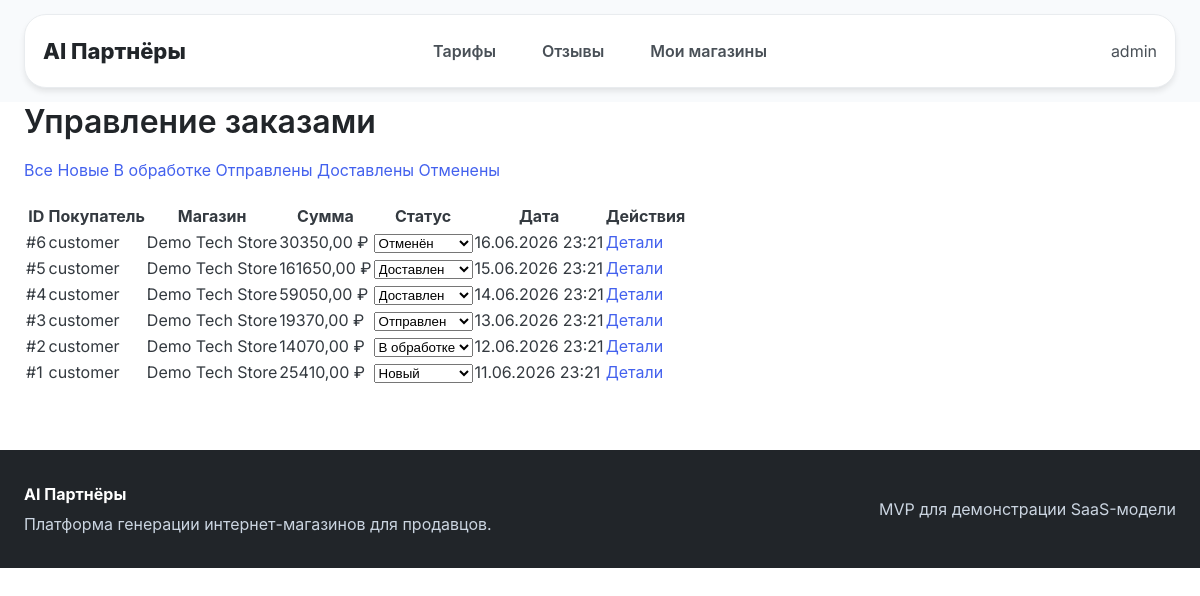
The page /platform-admin/orders/ (signed in) on the database its author committed.
### shops/models.py (models this page shows, shortened)
class Order(models.Model):
    STATUS_CHOICES = [
        ('new', 'Новый'),
        ('processing', 'В обработке'),
        ('shipped', 'Отправлен'),
        ('delivered', 'Доставлен'),
        ('cancelled', 'Отменён'),
    ]
    user = models.ForeignKey(User, on_delete=models.CASCADE, related_name='orders')
    shop = models.ForeignKey(Shop, on_delete=models.CASCADE, related_name='orders')
    created_at = models.DateTimeField(auto_now_add=True)
    updated_at = models.DateTimeField(auto_now=True)
    full_name = models.CharField(max_length=200, verbose_name='ФИО')
    phone = models.CharField(max_length=20, verbose_name='Телефон')
    address = models.TextField(verbose_name='Адрес доставки')
    comment = models.TextField(blank=True, verbose_name='Комментарий')
    status = models.CharField(max_length=20, choices=STATUS_CHOICES, default='new', verbose_name='Статус')
    delivery_service = models.CharField(max_length=50, blank=True, verbose_name='Служба доставки')
    delivery_price = models.DecimalField(max_digits=10, decimal_places=2, default=0, verbose_name='Стоимость доставки')
    customer_city = models.CharField(max_length=100, blank=True, verbose_name='Город клиента')
    total_amount = models.DecimalField(max_digits=10, decimal_places=2, default=0, verbose_name='Общая сумма')
    class Meta:
        verbose_name = 'Заказ'
        verbose_name_plural = 'Заказы'
        ordering = ['-created_at']

class Shop(models.Model):
    owner = models.ForeignKey(User, on_delete=models.CASCADE, related_name='shops')
    name = models.CharField(max_length=100, verbose_name='Название магазина')
    slug = models.SlugField(unique=True, verbose_name='URL-адрес')
    description = models.TextField(blank=True, verbose_name='Описание')
    custom_css = models.TextField(blank=True, null=True, verbose_name='Кастомный CSS')
    template_key = models.CharField(max_length=40, default='modern', verbose_name='Базовый шаблон')
    is_demo = models.BooleanField(default=False, verbose_name='Демо-магазин')
    assistant_level = models.CharField(max_length=20, default='basic', verbose_name='Уровень ИИ-помощника')
    city = models.CharField(max_length=100, default='Екатеринбург', verbose_name='Город магазина')
    address = models.CharField(max_length=250, blank=True, verbose_name='Адрес магазина')
    hosting_enabled = models.BooleanField(default=False, verbose_name='Хостинг на платформе')
    theme_color = models.CharField(max_length=20, default='#4361ee', verbose_name='Цвет темы')
    delivery_enabled = models.BooleanField(default=True, verbose_name='Доставка включена')
    delivery_price = models.DecimalField(max_digits=10, decimal_places=2, default=0, verbose_name='Стоимость доставки')
    delivery_description = models.TextField(blank=True, default='Доставка рассчитывается при оформлении заказа', verbose_name='Описание доставки')
    payment_enabled = models.BooleanField(default=True, verbose_name='Оплата включена')
    payment_methods = models.CharField(max_length=200, default='Банковская карта, оплата при получении', verbose_name='Способы оплаты')
    created_at = models.DateTimeField(auto_now_add=True, verbose_name='Дата создания')
    class Meta:
        verbose_name = 'Магазин'
        verbose_name_plural = 'Магазины'

### platform_admin/views.py (the view)
# urls.py: path('orders/', views.admin_orders, name='admin_orders'),
@staff_member_required
def admin_orders(request):
    orders = Order.objects.all().order_by('-created_at')
    status = request.GET.get('status', '')
    if status:
        orders = orders.filter(status=status)
    context = {
        'orders': orders,
        'current_status': status,
    }
    return render(request, 'platform_admin/orders.html', context)

### templates/platform_admin/orders.html (shortened to what this page needs)
{% extends 'base.html' %}
{% block content %}
<h1>Управление заказами</h1>
<div style="margin-bottom: 20px;">
    <a href="?status=" class="button">Все</a>
    <a href="?status=new" class="button">Новые</a>
    <a href="?status=processing" class="button">В обработке</a>
    <a href="?status=shipped" class="button">Отправлены</a>
    <a href="?status=delivered" class="button">Доставлены</a>
    <a href="?status=cancelled" class="button">Отменены</a>
</div>
<table>
    <thead>
        <tr>
            <th>ID</th>
            <th>Покупатель</th>
            <th>Магазин</th>
            <th>Сумма</th>
            <th>Статус</th>
            <th>Дата</th>
            <th>Действия</th>
        </tr>
    </thead>
    <tbody>
        {% for order in orders %}
            <tr>
                <td>#{{ order.id }}</td>
                <td>{{ order.user.username }}</td>
                <td>{{ order.shop.name }}</td>
                <td>{{ order.total_amount }} ₽</td>
                <td>
                    <form method="post" action="{% url 'admin_update_order_status' order.id %}" style="display: inline;">
                        <select name="status" onchange="this.form.submit()">
                            <option value="new" {% if order.status == 'new' %}selected{% endif %}>Новый</option>
                            <option value="processing" {% if order.status == 'processing' %}selected{% endif %}>В обработке</option>
                            <option value="shipped" {% if order.status == 'shipped' %}selected{% endif %}>Отправлен</option>
                            <option value="delivered" {% if order.status == 'delivered' %}selected{% endif %}>Доставлен</option>
                            <option value="cancelled" {% if order.status == 'cancelled' %}selected{% endif %}>Отменён</option>
                        </select>
                    </form>
                </td>
                <td>{{ order.created_at|date:"d.m.Y H:i" }}</td>
                <td><a href="{% url 'customer_order_detail' order.shop.slug order.id %}">Детали</a></td>
            </tr>
        {% endfor %}
    </tbody>
</table>
{% endblock %}

### templates/base.html (shortened to what this page needs)
<!DOCTYPE html>
<html lang="ru">
<head>
    <link rel="stylesheet" href="/static/css/amazon-style.css">
</head>
<body>
    {% block platform_header %}
    <header class="platform-header">
        <div class="platform-header-box">
            <div class="platform-brand"><a href="/">AI Партнёры</a></div>
            <nav class="platform-center-nav">
                <a href="{% url 'pricing' %}">Тарифы</a>
                <a href="{% url 'platform_reviews' %}">Отзывы</a>
                {% if is_seller or is_super_admin %}<a href="{% url 'my_shops' %}">Мои магазины</a>{% endif %}
            </nav>
            <div class="platform-actions">
                {% if user.is_authenticated %}
                    <div class="user-menu">
                        <div class="user-menu-trigger">{{ user.username }}</div>
                    </div>
                {% else %}
                    <a href="{% url 'login' %}" class="btn btn-outline" style="padding: var(--spacing-xs) var(--spacing-md);">Войти</a>
                    <a href="{% url 'register_seller' %}" class="btn btn-primary" style="padding: var(--spacing-xs) var(--spacing-md);">Регистрация продавца</a>
                {% endif %}
            </div>
        </div>
    </header>
    {% endblock %}
    <main class="container">
        {% block content %}{% endblock %}
    </main>
    {% block platform_footer %}
    <footer class="platform-footer">
        <div class="platform-footer-inner">
            <div>
                <strong>AI Партнёры</strong>
                <p style="margin: 6px 0 0; color: #cbd5e1;">Платформа генерации интернет-магазинов для продавцов.</p>
            </div>
            <div style="color: #cbd5e1;">MVP для демонстрации SaaS-модели</div>
        </div>
    </footer>
    {% endblock %}
</body>
</html>

### static/css/amazon-style.css (style rules this page uses)
:root { --primary: #4361ee; --primary-dark: #3a56d4; --primary-light: #e8edff; --secondary: #6c757d; --success: #28a745; --danger: #dc3545; --warning: #ffc107; --info: #17a2b8; --dark: #1a1a2e; --light: #f8f9fa; --white: #ffffff; --gray-100: #f8f9fa; --gray-200: #e9ecef; --gray-300: #dee2e6; --gray-400: #ced4da; --gray-500: #adb5bd; --gray-600: #6c757d; --gray-700: #495057; --gray-800: #343a40; --gray-900: #212529; --spacing-xs: 4px; --spacing-sm: 8px; --spacing-md: 16px; --spacing-lg: 24px; --spacing-xl: 32px; --spacing-2xl: 48px; --font-family: 'Inter', -apple-system, BlinkMacSystemFont, 'Segoe UI', Roboto, 'Helvetica Neue', Arial, sans-serif; --font-size-xs: 12px; --font-size-sm: 14px; --font-size-md: 16px; --font-size-lg: 18px; --font-size-xl: 24px; --font-size-2xl: 32px; --radius-sm: 4px; --radius-md: 8px; --radius-lg: 12px; --radius-xl: 16px; --radius-full: 9999px; --shadow-sm: 0 1px 2px 0 rgba(0, 0, 0, 0.05); --shadow-md: 0 4px 6px -1px rgba(0, 0, 0, 0.1); --shadow-lg: 0 10px 15px -3px rgba(0, 0, 0, 0.1); --shadow-xl: 0 20px 25px -5px rgba(0, 0, 0, 0.1); }
* { margin: 0; padding: 0; box-sizing: border-box; }
body { font-family: var(--font-family); font-size: var(--font-size-md); line-height: 1.5; color: var(--gray-800); background-color: var(--white); }
h1, h2, h3, h4, h5, h6 { margin-bottom: var(--spacing-md); font-weight: 600; line-height: 1.25; color: var(--gray-900); }
h1 { font-size: var(--font-size-2xl); }
a { color: var(--primary); text-decoration: none; transition: color 0.2s ease; }
.container { max-width: 1280px; margin: 0 auto; padding: 0 var(--spacing-lg); }
.user-menu { position: relative; }
.user-menu-trigger { cursor: pointer; display: flex; align-items: center; gap: var(--spacing-xs); color: var(--gray-700); }

### templates/base.html (style rules this page uses)
.platform-header { padding: 14px 24px; background: rgba(248,250,252,.94); position: sticky; top: 0; z-index: 1100; backdrop-filter: blur(14px); }
.platform-header-box { max-width: 1280px; margin: 0 auto; background: #fff; border: 1px solid var(--gray-200); border-radius: 22px; box-shadow: var(--shadow-md); padding: 14px 18px; display: grid; grid-template-columns: 1fr auto 1fr; align-items: center; gap: 16px; }
.platform-brand a { font-size: 22px; font-weight: 800; color: var(--gray-900); text-decoration: none; }
.platform-center-nav { display: flex; align-items: center; justify-content: center; gap: 10px; }
.platform-center-nav a { padding: 10px 18px; border-radius: 999px; color: var(--gray-700); font-weight: 600; text-decoration: none; }
.platform-actions { display: flex; align-items: center; justify-content: flex-end; gap: 10px; }
.platform-footer { margin-top: 64px; padding: 32px 24px; background: var(--gray-900); color: white; }
.platform-footer-inner { max-width: 1280px; margin: 0 auto; display: flex; justify-content: space-between; gap: 18px; flex-wrap: wrap; align-items: center; }

### rows shown on the page
Order: id "6", user.username "customer", shop.name "Demo Tech Store", total_amount "30350,00", status "Отменён", created_at "16.06.2026 23:21"
Order: id "5", user.username "customer", shop.name "Demo Tech Store", total_amount "161650,00", status "Доставлен", created_at "15.06.2026 23:21"
Order: id "4", user.username "customer", shop.name "Demo Tech Store", total_amount "59050,00", status "Доставлен", created_at "14.06.2026 23:21"
Order: id "3", user.username "customer", shop.name "Demo Tech Store", total_amount "19370,00", status "Отправлен", created_at "13.06.2026 23:21"
Order: id "2", user.username "customer", shop.name "Demo Tech Store", total_amount "14070,00", status "В обработке", created_at "12.06.2026 23:21"
Order: id "1", user.username "customer", shop.name "Demo Tech Store", total_amount "25410,00", status "Новый", created_at "11.06.2026 23:21"

### other values the page prints
{{ user.username }} "admin"
